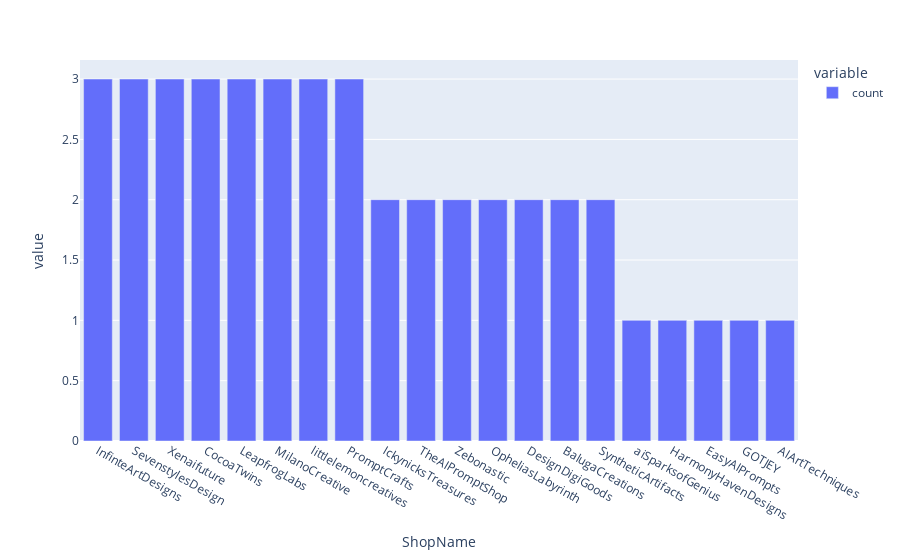

The notebook cell this image was saved under:
### Code cell
fig = px.bar(df.ShopName.value_counts().head(20))
fig.show()

### Figure 1 — Plotly figure (JSON) as saved in the notebook; plotly's stock layout.template omitted (floating-point values rounded to 4 significant figures)
{"data": [{"alignmentgroup": "True", "hovertemplate": "variable=count<br>ShopName=%{x}<br>value=%{y}<extra></extra>", "legendgroup": "count", "marker": {"color": "#636efa", "pattern": {"shape": ""}}, "name": "count", "offsetgroup": "count", "orientation": "v", "showlegend": true, "textposition": "auto", "type": "bar", "x": ["InfinteArtDesigns", "SevenstylesDesign", "Xenaifuture", "CocoaTwins", "LeapfrogLabs", "MilanoCreative", "littlelemoncreatives", "PromptCrafts", "IckynicksTreasures", "TheAIPromptShop", "Zebonastic", "OpheliasLabyrinth", "DesignDigiGoods", "BalugaCreations", "SyntheticArtifacts", "aiSparksofGenius", "HarmonyHavenDesigns", "EasyAIPrompts", "GOTJEY", "AIArtTechniques"], "xaxis": "x", "y": [3, 3, 3, 3, 3, 3, 3, 3, 2, 2, 2, 2, 2, 2, 2, 1, 1, 1, 1, 1], "yaxis": "y"}], "layout": {"barmode": "relative", "legend": {"title": {"text": "variable"}, "tracegroupgap": 0}, "margin": {"t": 60}, "xaxis": {"anchor": "y", "domain": [0, 1], "title": {"text": "ShopName"}}, "yaxis": {"anchor": "x", "domain": [0, 1], "title": {"text": "value"}}}}
